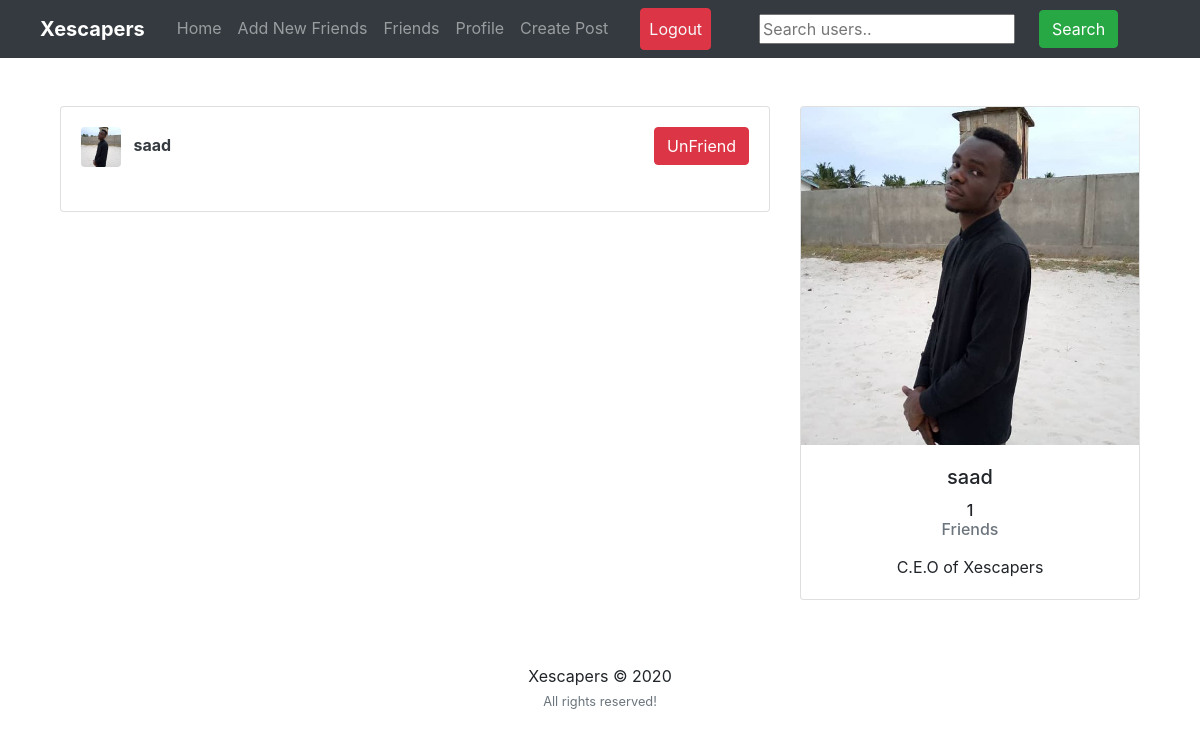
Page /friends/ (signed in) on the committed database.
### users/models.py (models this page shows)
class Profile(models.Model):
	user = models.OneToOneField(User, on_delete=models.CASCADE)
	image = models.ImageField(default='default.png', upload_to='profile_pics')
	slug = AutoSlugField(populate_from='user')
	bio = models.CharField(max_length=255, blank=True)
	friends = models.ManyToManyField("Profile", blank=True)
	def __str__(self):
		return str(self.user.username)
	def get_absolute_url(self):
		return "/users/{}".format(self.slug)

### users/views.py (the view)
# urls.py: path('friends/', user_views.friend_list, name='friend_list'),
def friend_list(request):
	p = request.user.profile
	friends = p.friends.all()
	context={
	'friends': friends
	}
	return render(request, "users/friend_list.html", context)

### users/templates/users/friend_list.html (shortened to what this page needs)
{% extends "feed/layout.html" %} {% load static %}  {% block searchform %}
    <form
      class="form-inline my-2 my-lg-0 ml-5"
      action="{% url 'search_users' %}"
      method="get"
    >
      <input name="q" type="text" placeholder="Search users.." />
      <button class="btn btn-success my-2 my-sm-0 ml-4" type="submit">
        Search
      </button>
    </form>
    {% endblock searchform %} {% block content %}
    <div class="container">
      <div class="row">
        <div class="col-md-8">
          {% if friends %}
          <div class="card card-signin my-5">
            <div class="card-body">
              {% for user_p in friends %}
              <a href="{{ user_p.get_absolute_url }}"
                ><img
                  src="{{ user_p.image.url }}"
                  class="rounded mr-2"
                  width="40"
                  height="40"
                  alt=""
              /></a>
              <a class="text-dark" href="{{ user_p.get_absolute_url }}"
                ><b>{{ user_p }}</b></a
              >
              <small
                ><a
                  class="btn btn-danger float-right"
                  href="{% url 'delete_friend' user_p.id %}"
                  >UnFriend</a
                ></small
              >
              <br /><br />
              {% endfor %}
            </div>
          </div>
          {% endif %}
        </div>
        <div class="col-md-4">
          <div class="card card-signin my-5">
            <a href="{{ request.user.profile.get_absolute_url }}"
              ><img
                class="card-img-top"
                src="{{ request.user.profile.image.url }}"
                alt=""
            /></a>
            <div class="card-body">
              <h5 class="card-title text-center">{{ request.user }}</h5>
              <h6 class="text-center">
                {{ request.user.profile.friends.count }}
                <p class="text-muted">Friends</p>
              </h6>
              <p class="card-text text-center">{{ request.user.profile.bio }}</p>
            </div>
          </div>
        </div>
      </div>
      {% endblock content %} {% block jsfiles %}{% endblock jsfiles %}

### rows in the picture
Profile: image (picture), user.username "saad"

### other values in the picture
{{ request.user }} "saad"
{{ request.user.profile.friends.count }} "1"
{{ request.user.profile.bio }} "C.E.O of Xescapers"
